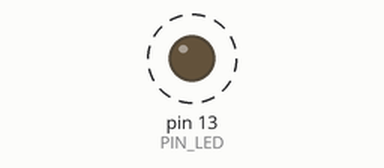
This sketch was run on a simulated Arduino Uno, built with avr-gcc and run on an emulated ATmega328P. Parts: output pins drawn as LEDs (lit = HIGH). Dashed ring = blinking. What the sketch prints to the serial monitor is not drawn.

Above: at 0.5 s.
Timing chart, 0 to 4.6 s (numbered marks = the images above):
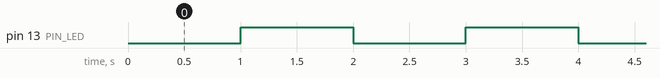

Measured:
- by itself, pin 13 (PIN_LED): alternates HIGH for 1.0 s and LOW for 1.0 s

The sketch:

04_example_3.ino.ino
```cpp
#define PIN_LED 13
unsigned int count=0,toggle=0;

void setup(){
  pinMode(PIN_LED, OUTPUT);
  Serial.begin(115200);
  while(!Serial){
    ;
  }
  Serial.println("Hello World!");
  digitalWrite(PIN_LED, toggle);
}

void loop(){
  Serial.println(++count);
  digitalWrite(PIN_LED,toggle);
  delay(1000);
  if(toggle==0){
    toggle+=1;
  }
  else if(toggle==1){
    toggle-=1;
  }
}
```
